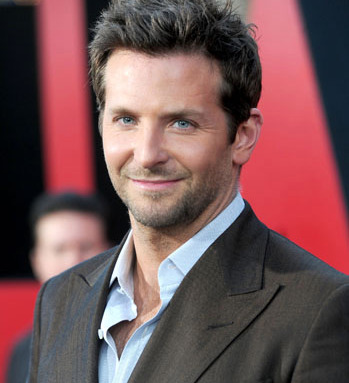
#> input picture data/data/Bradley_Cooper/BC1.jpg, 349 x 383 px, found by its file name; its folder holds only this picture in this run
$ python face_training.py
#> lines starting #> are read from the running program, lines starting #| are printed output that depends on the picture
import os
import cv2 as cv
import numpy as np

people =[]
for i in os.listdir(r'C:\Users\mraks\OneDrive\Desktop\data\data'):
    people.append(i)
#> pass 2 of the loop `for i in os.listdir(r'C:\Users\mraks\OneDrive\Desktop\data\data'):`:
print(people)

DIR = r'C:\Users\mraks\OneDrive\Desktop\data\data'
haar_cascade = cv.CascadeClassifier('haars_cascade.xml')


features = []
labels = []

def create_train():
    for person in people:
        path = os.path.join(DIR, person)
        label = people.index(person)

        for img in os.listdir(path):
            img_path = os.path.join(path, img)

            img_array = cv.imread(img_path)
#> img_array is the input picture: shape (383, 349, 3); mean B, G, R 86.1, 83.8, 118.5
            gray = cv.cvtColor(img_array,cv.COLOR_BGR2GRAY)
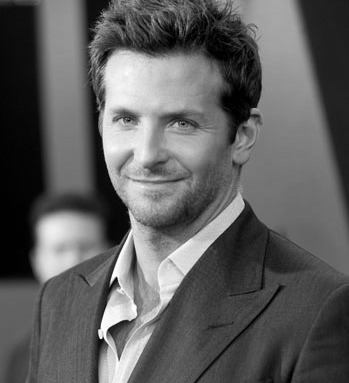
#> gray: shape (383, 349); min 0, max 255, mean 94.4
            faces_rect = haar_cascade.detectMultiScale(gray,scaleFactor = 1.1,minNeighbors = 4)
#> faces_rect = [[80, 66, 143, 143]]

            for (x,y,w,h) in faces_rect:
                faces_roi = gray[y:y+h, x:x+w]
                features.append(faces_roi)
                labels.append(label)
#> this loop made 1 pass
#> pass 1, in create_train, `faces_roi = gray[y:y+h, x:x+w]`:
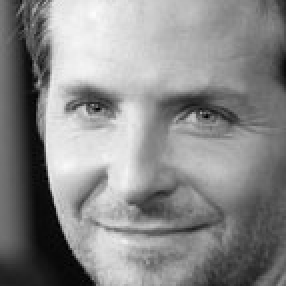
#> faces_roi: shape (143, 143) (shown 2 times larger); min 1, max 252, mean 137.2
#> after the loop, features = 1 item; labels = [0]
#> pass 2 of the loop in create_train, `for person in people:`:
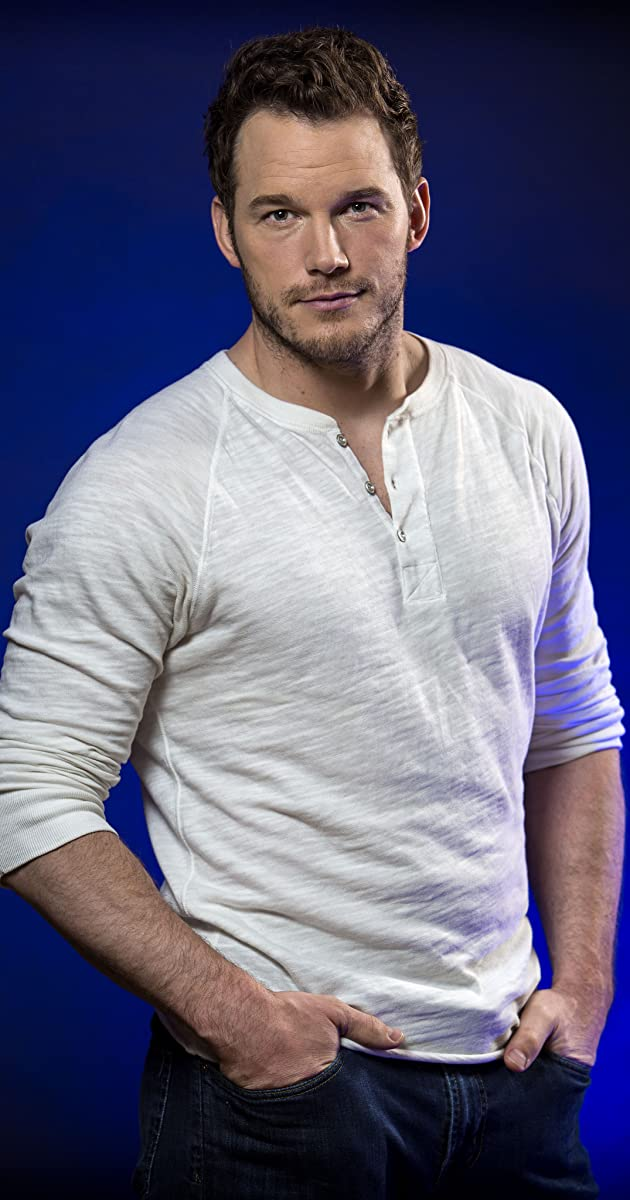
#> input picture data/data/Chris_Pratt/CP1.jpg, 630 x 1200 px, found by its file name
#> in create_train, img_array is the input picture: shape (1200, 630, 3); mean B, G, R 123.8, 101.2, 103
#> in create_train, `gray = cv.cvtColor(img_array,cv.COLOR_BGR2GRAY)`:
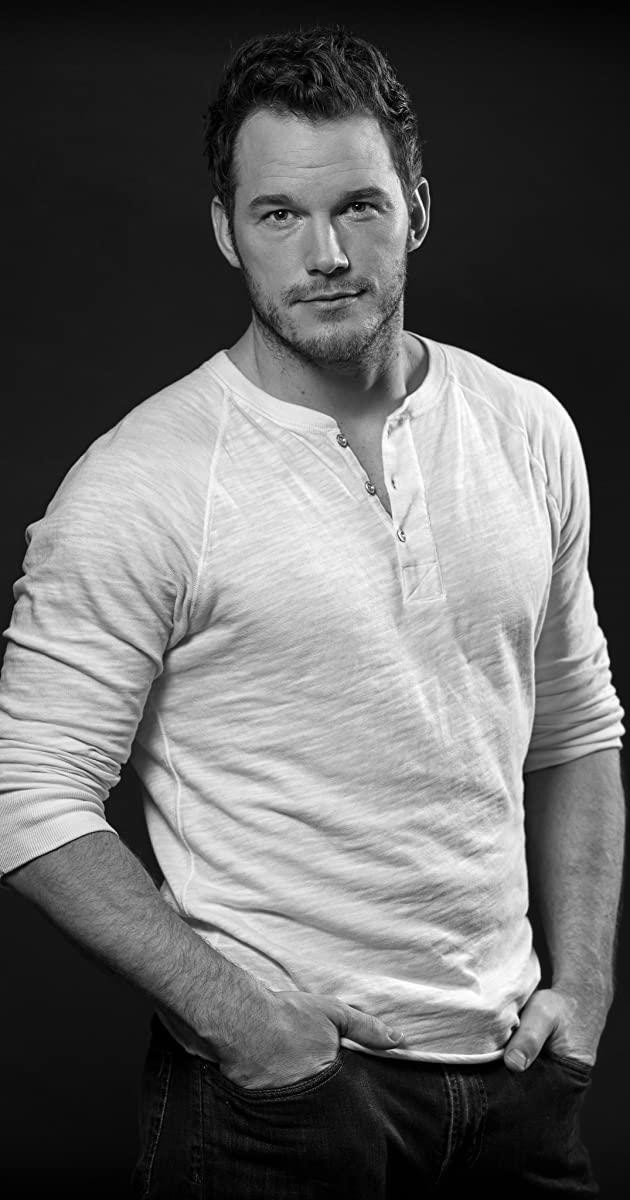
#> gray: shape (1200, 630); min 0, max 255, mean 104.3
#> faces_rect = [[208, 125, 224, 224]]
#> the loop in create_train, `for (x,y,w,h) in faces_rect:` made 1 pass
#> pass 1, in create_train, `faces_roi = gray[y:y+h, x:x+w]`:
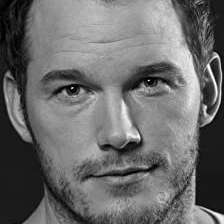
#> faces_roi: shape (224, 224); min 0, max 255, mean 107.8
#> after the loop in create_train, `for (x,y,w,h) in faces_rect:`: features = 2 items; labels = [0, 1]

create_train()

print(f'Length of the features {len(features)}')
#| Length of the features 2
print(f'Length of the labels {len(labels)}')
#| Length of the labels 2

features = np.array(features, dtype='object')
labels = np.array(labels)

face_recogniser = cv.face.LBPHFaceRecognizer_create()
face_recogniser.train(features,labels)
face_recogniser.save('face_trained.yml')
np.save('features.npy', features)
np.save('labels.npy', labels)
